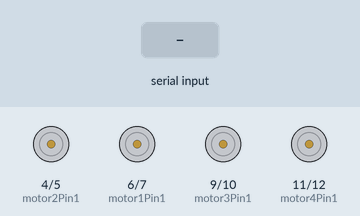
Simulated run of this sketch. Board: Arduino Uno, built with avr-gcc and run on an emulated ATmega328P. Shown: motor-driver pin pairs drawn as motors (green arrow = first pin HIGH = forward, orange = second pin HIGH = backward, longer = more drive). The inputs (shaded band) are chosen by the test bench.

Above: at 2.0 s.
2.1 s: "w 45\n" received over Serial
At 3.01 s:
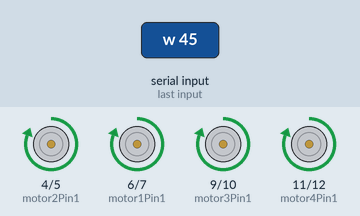
4.5 s: "d 45\n" received over Serial
At 5.05 s:
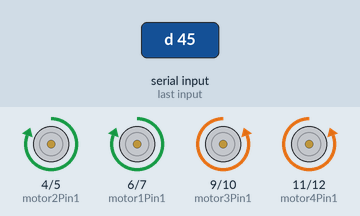
6.5 s: "a 45\n" received over Serial
At 7.1 s:
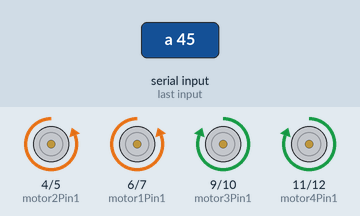
8.6 s: "s 45\n" received over Serial
At 9.14 s:
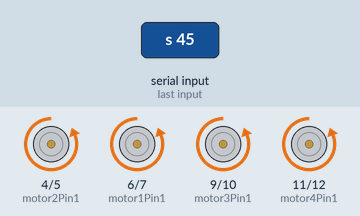
Timing chart, 0 to 11.6 s (numbered marks = the images above; inputs shaded):
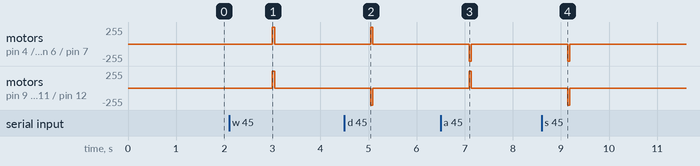

Measured:
- after the input at 2.1 s, motor on pin 4 (motor2Pin1) / pin 5 (motor2Pin2), motor on pin 6 (motor1Pin1) / pin 7 (motor1Pin2), motor on pin 9 (motor3Pin1) / pin 10 (motor3Pin2), motor on pin 11 (motor4Pin1) / pin 12 (motor4Pin2): stopped → forward 255/255 after 0.90 s, → stopped 0.05 s later
- after the input at 4.5 s, motor on pin 4 (motor2Pin1) / pin 5 (motor2Pin2), motor on pin 6 (motor1Pin1) / pin 7 (motor1Pin2): stopped → forward 255/255 after 0.55 s, → stopped 0.05 s later
- after the input at 6.5 s, motor on pin 4 (motor2Pin1) / pin 5 (motor2Pin2), motor on pin 6 (motor1Pin1) / pin 7 (motor1Pin2): stopped → backward 255/255 after 0.59 s, → stopped 0.05 s later
- after the input at 8.6 s, motor on pin 4 (motor2Pin1) / pin 5 (motor2Pin2), motor on pin 6 (motor1Pin1) / pin 7 (motor1Pin2), motor on pin 9 (motor3Pin1) / pin 10 (motor3Pin2), motor on pin 11 (motor4Pin1) / pin 12 (motor4Pin2): stopped → backward 255/255 after 0.54 s, → stopped 0.05 s later

The sketch:

movement.ino
```cpp
// Motor 1 (Left Front)
int motor1Pin1 = 6;
int motor1Pin2 = 7;

// Motor 2 (Left Rear)
int motor2Pin1 = 4;
int motor2Pin2 = 5;

// Motor 3 (Right Front)
int motor3Pin1 = 9;
int motor3Pin2 = 10;

// Motor 4 (Right Rear)
int motor4Pin1 = 11;
int motor4Pin2 = 12;

void goForward(int time_number_of_loop) {
  // Set both left and right motors to move forward
  digitalWrite(motor1Pin1, HIGH);
  digitalWrite(motor1Pin2, LOW);
  digitalWrite(motor2Pin1, HIGH);
  digitalWrite(motor2Pin2, LOW);
  digitalWrite(motor3Pin1, HIGH);
  digitalWrite(motor3Pin2, LOW);
  digitalWrite(motor4Pin1, HIGH);
  digitalWrite(motor4Pin2, LOW);
  delay(time_number_of_loop);
digitalWrite(motor1Pin1, LOW);
  digitalWrite(motor1Pin2, LOW);
  digitalWrite(motor2Pin1, LOW);
  digitalWrite(motor2Pin2, LOW);
  digitalWrite(motor3Pin1, LOW);
  digitalWrite(motor3Pin2, LOW);
  digitalWrite(motor4Pin1, LOW);
  digitalWrite(motor4Pin2, LOW);
}

void goBackward(int time_number_of_loop ) {
  digitalWrite(motor1Pin1, LOW);
  digitalWrite(motor1Pin2, HIGH);
  digitalWrite(motor2Pin1, LOW);
  digitalWrite(motor2Pin2, HIGH);
  digitalWrite(motor3Pin1, LOW);
  digitalWrite(motor3Pin2, HIGH);
  digitalWrite(motor4Pin1, LOW);
  digitalWrite(motor4Pin2, HIGH);
  delay(time_number_of_loop);
  digitalWrite(motor1Pin1, LOW);
  digitalWrite(motor1Pin2, LOW);
  digitalWrite(motor2Pin1, LOW);
  digitalWrite(motor2Pin2, LOW);
  digitalWrite(motor3Pin1, LOW);
  digitalWrite(motor3Pin2, LOW);
  digitalWrite(motor4Pin1, LOW);
  digitalWrite(motor4Pin2, LOW);

}

void turnLeft(int time_number_of_loop) {
  // Set left motors backward and right motors forward for turning left
  digitalWrite(motor1Pin1, LOW);
  digitalWrite(motor1Pin2, HIGH);
  digitalWrite(motor2Pin1, LOW);
  digitalWrite(motor2Pin2, HIGH);

  digitalWrite(motor3Pin1, HIGH);
  digitalWrite(motor3Pin2, LOW);
  digitalWrite(motor4Pin1, HIGH);
  digitalWrite(motor4Pin2, LOW);
  delay(time_number_of_loop);
  digitalWrite(motor1Pin1, LOW);
  digitalWrite(motor1Pin2, LOW);
  digitalWrite(motor2Pin1, LOW);
  digitalWrite(motor2Pin2, LOW);
  digitalWrite(motor3Pin1, LOW);
  digitalWrite(motor3Pin2, LOW);
  digitalWrite(motor4Pin1, LOW);
  digitalWrite(motor4Pin2, LOW);

}

void turnRight(int time_number_of_loop) {
  // Set left motors forward and right motors backward for turning right
  digitalWrite(motor1Pin1, HIGH);
  digitalWrite(motor1Pin2, LOW);
  digitalWrite(motor2Pin1, HIGH);
  digitalWrite(motor2Pin2, LOW);
  digitalWrite(motor3Pin1, LOW);
  digitalWrite(motor3Pin2, HIGH);
  digitalWrite(motor4Pin1, LOW);
  digitalWrite(motor4Pin2, HIGH);
  delay(time_number_of_loop);
  digitalWrite(motor1Pin1, LOW);
  digitalWrite(motor1Pin2, LOW);
  digitalWrite(motor2Pin1, LOW);
  digitalWrite(motor2Pin2, LOW);
  digitalWrite(motor3Pin1, LOW);
  digitalWrite(motor3Pin2, LOW);
  digitalWrite(motor4Pin1, LOW);
  digitalWrite(motor4Pin2, LOW);
}

void setup() {
   Serial.begin(9600);
  // Initialize all motor pins as outputs
  pinMode(motor1Pin1, OUTPUT);
  pinMode(motor1Pin2, OUTPUT);
  pinMode(motor2Pin1, OUTPUT);
  pinMode(motor2Pin2, OUTPUT);
  pinMode(motor3Pin1, OUTPUT);
  pinMode(motor3Pin2, OUTPUT);
  pinMode(motor4Pin1, OUTPUT);
  pinMode(motor4Pin2, OUTPUT);
}
void loop(){
  // int x = 3000;
  // goForward(x);
  // goBackward(x);
  // turnLeft(x);
  // turnRight(x);
  delay(1000); // Wait for 1 second

  // Receiving Data from Computer
  if (Serial.available() > 0) {
    // Read the incoming string until newline character
    String inputString = Serial.readStringUntil('\n');

    // Find the index of the space character
    int spaceIndex = inputString.indexOf(' ');

    // Extract the command character and the number from the string
    char command = inputString.substring(0, spaceIndex).charAt(0);
    int value = inputString.substring(spaceIndex + 1).toInt();

    if( command == 'w'){
      goForward(value);

    }
    else if( command == 'd'){
      turnRight(value);

    }
    else if( command == 'a'){
      turnLeft(value);

    }
    else if( command == 's'){
      goBackward(value);

    }

  command = " ";
  value = 0;
}}
```
